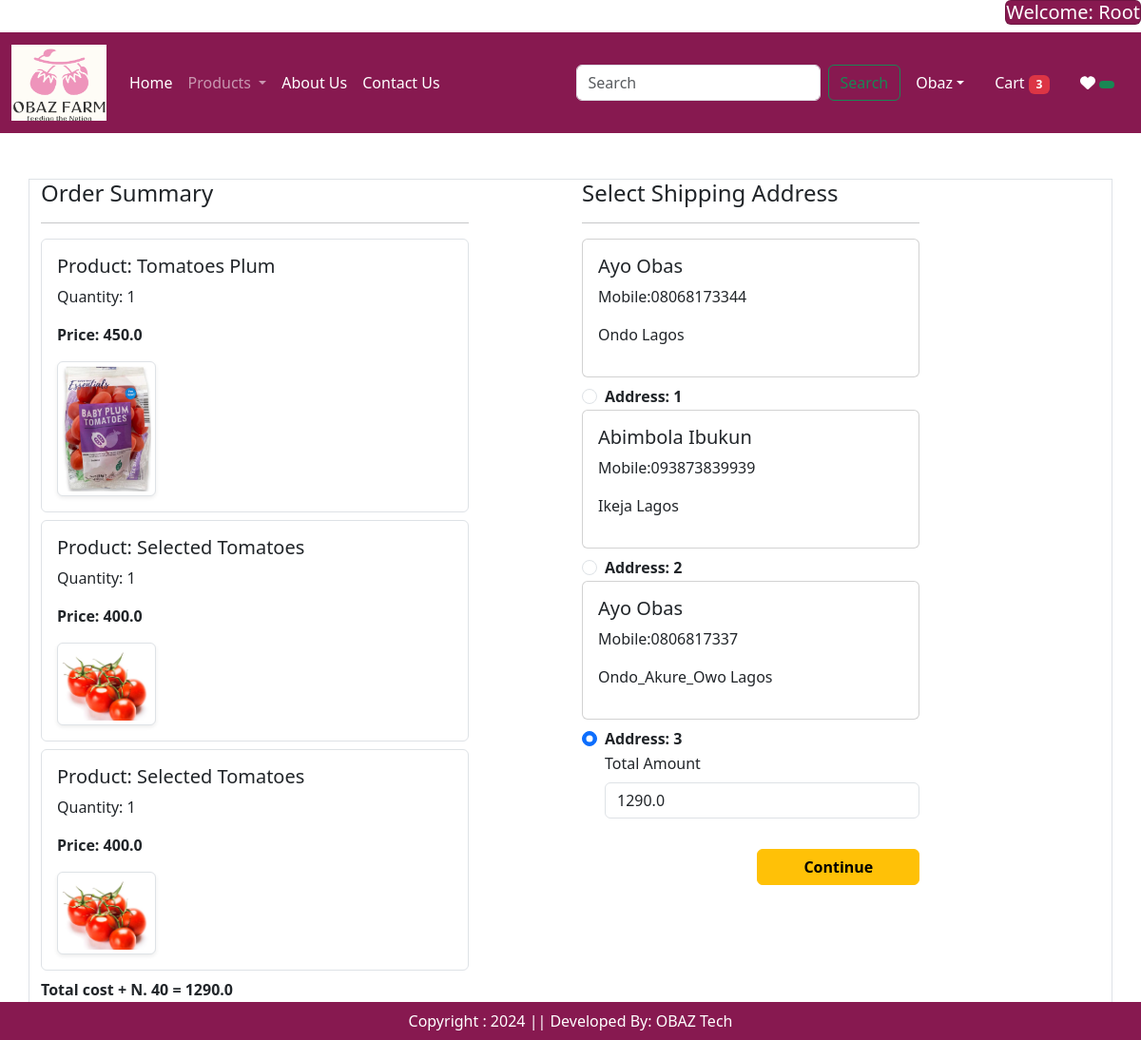
/checkout/ (signed in), run on an earlier commit of the app's database.
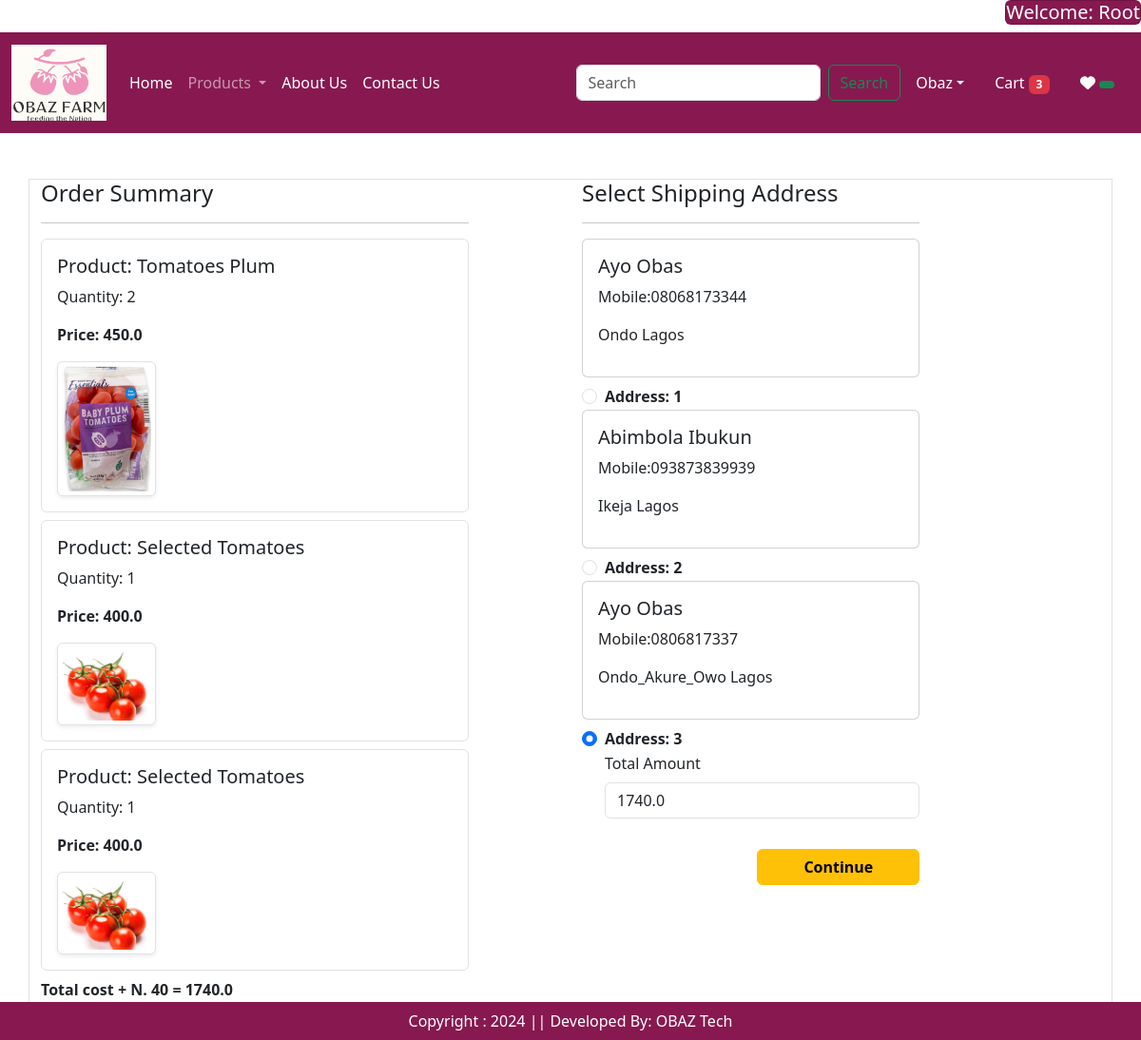
And on a later commit of the database.
### app/models.py (models this page shows, shortened)
class Cart(models.Model):
    user = models.ForeignKey(User, on_delete = models.CASCADE)
    products = models.ForeignKey(Product, on_delete = models.CASCADE)
    quantity = models.PositiveIntegerField(default = 1)

class Product(models.Model):
    title = models.CharField(max_length = 100)
    selling_price = models.FloatField()
    discounted_price = models.FloatField()
    description = models.TextField()
    composition = models.TextField(default = '')
    prodapp = models.TextField(default = '')
    category = models.CharField(choices = CATEGORY_CHOICES, max_length = 2)
    product_image = models.ImageField(upload_to = 'product')

### app/views.py (the view)
# urls.py: path('checkout/', views.checkout.as_view(), name = 'checkout'),
class checkout(View):
    def get(self, request):
        totalitem = get_total_cart_items(request)
        user= request.user
        add = Customer.objects.filter(user = user)
        print("add", add)
        if not add.exists():
            return redirect("/address")
        cart_items = Cart.objects.filter(user = user)
        famount = 0
        for p in cart_items:
            value = p.quantity * p.products.discounted_price
            famount = famount + value
        totalamount = famount + 40
        return render(request, 'app/checkout.html', locals())

### app/models.py (called while the page is built)
    def __str__(self):
        return self.firstname

### app/views.py (called while the page is built)
def get_total_cart_items(request):
    totalitem = 0
    if request.user.is_authenticated:
        totalitem = len(Cart.objects.filter(user = request.user))
    return totalitem

### app/templates/app/checkout.html (shortened to what this page needs)
{% extends 'app/base.html' %}
{% load static %}
{% block main-content %}
<div class = "container">
<div class = "row border mt-5">
<div class = "col-sm-5">
<h4>Order Summary</h4>
<hr>
{% for item in cart_items %}
<div class = "card mb-2 border">
<div class = "card-body">
<h5>Product: {{item.products.title}}</h5>
<p>Quantity: {{item.quantity}}</p>
<p class = "fw-bold">Price: {{item.products.discounted_price}}</p>
<div class = "col-sm-3 text-center align-self-center"><img src = "{{item.products.product_image.url}}" alt = "" srcset = ""
class = "img-fluid img-thumbnail shadow-sm" height = "150" width = "150"></div>
</div>
</div>
{% endfor %}
<p class = "fw-bold">Total cost + N. 40 = {{totalamount}}</p>
<small>Term and Condition: lorem ipsum</small>
</div>
<div class = "col-sm-4 offset-sm-1">
<h4>Select Shipping Address</h4>
<hr>
<form method = "post" id = "myform">
{% for ad in add %}
<div class = "card">
<div class = "card-body">
<h5>{{ad.firstname}} {{ad.lastname}}</h5>
<p>Mobile:0{{ad.mobile}}</p>
<p>{{ad.city}} {{ad.state}}  </p>
</div>
</div>
<div class = "form-check mt-2 ">
<label class = "form-check-label fw-bold" for = "custadd{{forloop.counter}}"> Address: {{forloop.counter}}</label>
<input class = "form-check-input" type = "radio" checked name = "custid" id = "custadd{{forloop.counter}}" value = "{{ad.id}}">
</div>
{% endfor %}
<div class = "form-check mb-3">
<label for="totalamount" class = "form-label">Total Amount</label>
<input type = "number" class = "form-control" name = "totalamount" value = {{totalamount}} readonly>
</div>
<div class = "text-end">
<button type = "submit" class = "btn btn-warning mt-3 px-5 fw-bold">Continue</button>
</div>
</form>
</div>
</div>
</div>
{% endblock main-content %}

What changed in the data, as far as the page shows it:
changed Cart "Tomatoes Plum": quantity "1" → "2"
Also different on the page:
{{ totalamount }}: "1290.0" → "1740.0"
form field totalamount: "1290.0" → "1740.0"
